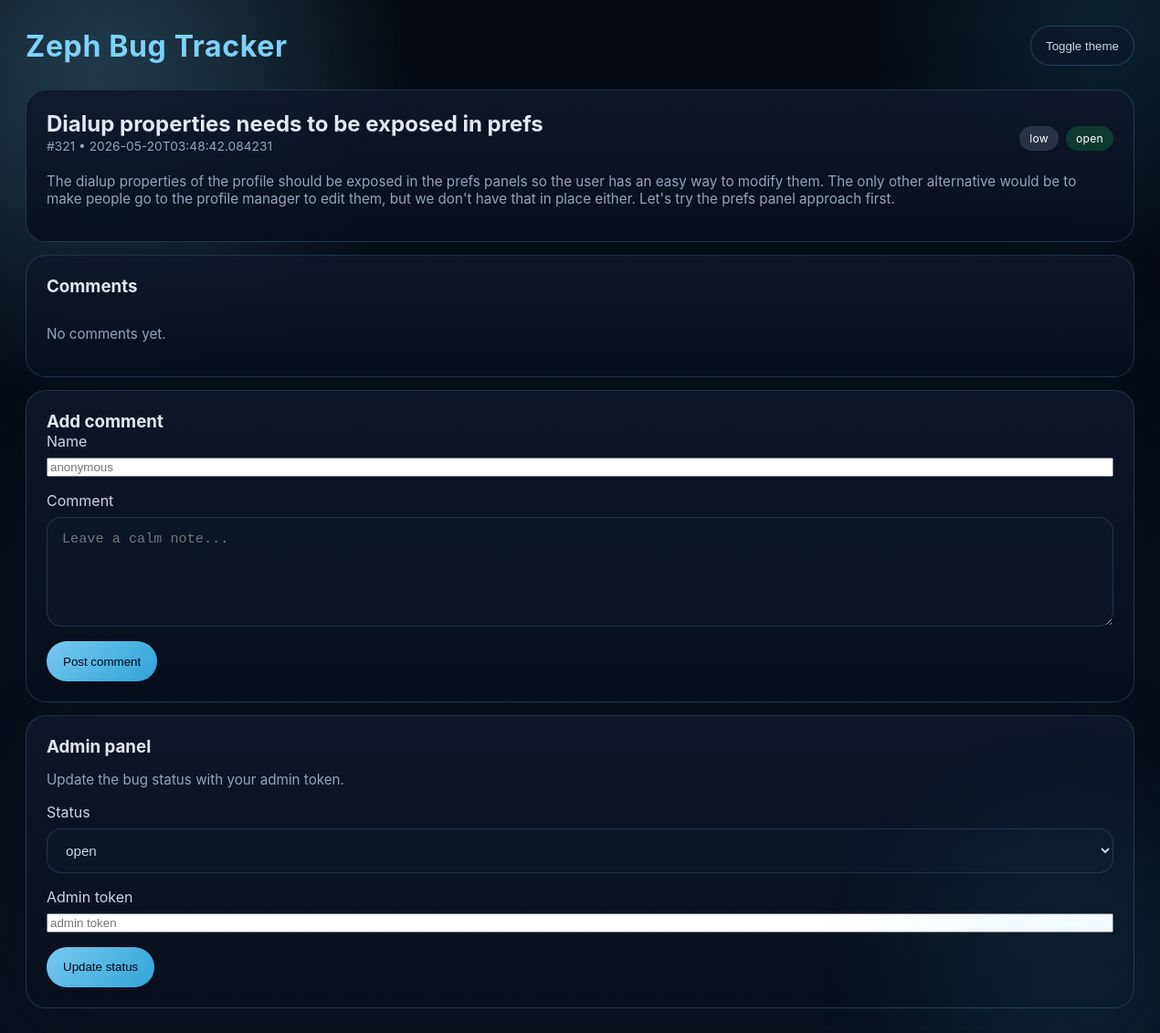
/bug/321, run on the app's committed database.
### tables this page shows
CREATE TABLE bugs (
        id INTEGER PRIMARY KEY AUTOINCREMENT,
        title TEXT NOT NULL,
        description TEXT NOT NULL,
        status TEXT NOT NULL DEFAULT 'open',
        severity TEXT NOT NULL DEFAULT 'low',
        created_at TEXT NOT NULL
    , source TEXT NOT NULL DEFAULT 'manual', duplicate_of INTEGER);

### app.py (the view)
@app.route('/bug/<int:bug_id>')
def view_bug(bug_id):
    bug = fetch_bug(bug_id)
    if not bug:
        abort(404)
    return render_template('bug.html', bug=bug)

### app.py (called while the page is built)
def get_db():
    conn = sqlite3.connect(DB_PATH)
    conn.row_factory = sqlite3.Row
    return conn

def fetch_bug(bug_id):
    conn = get_db()
    cur = conn.cursor()
    cur.execute('SELECT * FROM bugs WHERE id=?', (bug_id,))
    row = cur.fetchone()
    if not row:
        return None
    bug = dict(row)
    cur.execute('SELECT * FROM comments WHERE bug_id=? ORDER BY created_at', (bug_id,))
    bug['comments'] = [dict(r) for r in cur.fetchall()]
    conn.close()
    return bug

### templates/bug.html (shortened to what this page needs)
{% extends 'base.html' %}
{% block body %}
<div class="panel">
  <div class="card">
    <div style="display:flex;justify-content:space-between;align-items:center;gap:16px;flex-wrap:wrap">
      <div>
        <h2>{{bug.title}}</h2>
        <div class="meta">#{{bug.id}} • {{bug.created_at}}</div>
      </div>
      <div>
        <div class="badges">
          <span class="badge sev-{{bug.severity}}">{{bug.severity}}</span>
          {% if bug.status == 'open' %}
            <span class="badge status-open">open</span>
          {% elif bug.status == 'being investigated' %}
            <span class="badge status-investigate">investigating</span>
          {% elif bug.status == 'fixed' %}
            <span class="badge status-fixed">fixed</span>
          {% elif bug.status == 'duplicate' %}
            <span class="badge status-duplicate">duplicate</span>
          {% else %}
            <span class="badge status-fixed">{{bug.status}}</span>
          {% endif %}
        </div>
      </div>
    </div>
    <p class="note" style="margin-top:18px">{{bug.description}}</p>
  </div>
  <div class="card">
    <h3>Comments</h3>
    <div class="comments">
      {% for c in bug.comments %}
        <div class="glass-panel" style="border-radius:18px;padding:14px;">
          <div style="display:flex;justify-content:space-between;align-items:center;gap:12px;flex-wrap:wrap">
            <strong>{{c.author}}</strong>
            <span class="meta">{{c.created_at}}</span>
          </div>
          <div style="margin-top:10px">{{c.text}}</div>
        </div>
      {% else %}
        <p class="note">No comments yet.</p>
      {% endfor %}
    </div>
  </div>
  <div class="card">
    <h3>Add comment</h3>
    <form id="commentForm" onsubmit="submitComment(event)">
      <div class="form-group">
        <label>Name</label>
        <input id="author" placeholder="anonymous">
      </div>
      <div class="form-group">
        <label>Comment</label>
        <textarea id="text" placeholder="Leave a calm note..."></textarea>
      </div>
      <button type="submit">Post comment</button>
    </form>
  </div>
  <div class="card">
    <h3>Admin panel</h3>
    <p class="note">Update the bug status with your admin token.</p>
    <div class="form-group">
      <label>Status</label>
      <select id="statusSelect">
        <option value="open" {% if bug.status == 'open' %}selected{% endif %}>open</option>
      </select>
    </div>
    <div class="form-group">
      <label>Admin token</label>
      <input id="adminToken" placeholder="admin token">
    </div>
    <button onclick="changeStatus()" type="button">Update status</button>
  </div>
</div>
{% endblock %}

### templates/base.html (style rules this page uses)
:root { --bg: #08101c; --surface: rgba(15, 23, 42, 0.95); --surface-strong: rgba(8, 16, 28, 0.95); --surface-soft: rgba(30, 41, 59, 0.9); --text: #cbd5e1; --text-muted: #94a3b8; --accent: #7dd3fc; --accent-soft: rgba(125, 211, 252, 0.18); --border: rgba(125, 211, 252, 0.18); --success: #22c55e; --warning: #fbbf24; --danger: #f472b6; }
* { box-sizing: border-box; }
body { margin: 0; font-family: Inter, 'Segoe UI', sans-serif; background: radial-gradient(circle at 8% 8%, rgba(125, 211, 252, 0.16), transparent 22%), radial-gradient(circle at 95% 3%, rgba(56, 189, 248, 0.12), transparent 16%), linear-gradient(180deg, #050a12 0%, #08101c 100%); color: var(--text); min-height: 100vh; padding: 28px; position: relative; overflow-x: hidden; transition: background 0.45s ease, color 0.45s ease; }
body::before, body::after { content: ''; position: absolute; pointer-events: none; border-radius: 50%; filter: blur(80px); opacity: 0.7; animation: float 15s ease-in-out infinite; }
body::before { width: 420px; height: 420px; top: -120px; left: -80px; background: rgba(125, 211, 252, 0.14); }
body::after { width: 320px; height: 320px; bottom: -100px; right: -60px; background: rgba(56, 189, 248, 0.12); animation-duration: 18s; }
h2, h3, h4 { color: #e2e8f0; margin: 0; }
.card { background: linear-gradient(180deg, rgba(15, 23, 42, 0.88), rgba(8, 16, 28, 0.95)); border: 1px solid var(--border); border-radius: 22px; backdrop-filter: blur(18px); padding: 22px; box-shadow: 0 24px 80px rgba(15, 23, 42, 0.24); }
.panel { display: grid; gap: 14px; }
.form-group { display: grid; gap: 8px; margin-bottom: 16px; }
input[type=text], select, textarea { width: 100%; background: rgba(15, 23, 42, 0.65); border: 1px solid rgba(125, 211, 252, 0.16); color: var(--text); border-radius: 16px; padding: 14px 16px; font-size: 0.95rem; }
textarea { min-height: 120px; resize: vertical; }
button { display: inline-flex; align-items: center; justify-content: center; gap: 8px; min-height: 44px; padding: 0 18px; border: none; border-radius: 999px; background: linear-gradient(135deg, rgba(125, 211, 252, 0.95), rgba(56, 189, 248, 0.85)); color: #020617; cursor: pointer; transition: transform 0.2s ease, box-shadow 0.2s ease; }
.meta { color: var(--text-muted); font-size: 0.86rem; line-height: 1.5; }
.badges { margin-top: 12px; display: flex; flex-wrap: wrap; gap: 8px; }
.badge { display: inline-flex; align-items: center; justify-content: center; border-radius: 999px; padding: 6px 11px; font-size: 0.76rem; letter-spacing: 0.02em; color: #fff; background: rgba(148, 163, 184, 0.16); backdrop-filter: blur(12px); }
.badge.sev-low { background: rgba(148, 163, 184, 0.22); }
.badge.status-open { background: rgba(34, 197, 94, 0.22); }
.comments { margin-top: 16px; display: grid; gap: 14px; }
.note { color: var(--text-muted); font-size: 0.95rem; }

### data on the page
bugs: title "Dialup properties needs to be exposed in prefs", id "321", created_at "2026-05-20T03:48:42.084231", severity "low", description "The dialup properties of the profile should be exposed in the prefs panels so the user has an easy way to modify them. The only other alternative would be to make people go to the profile manager to edit them, but we don't have that in place either. Let's try the prefs panel approach first.", status "open"
